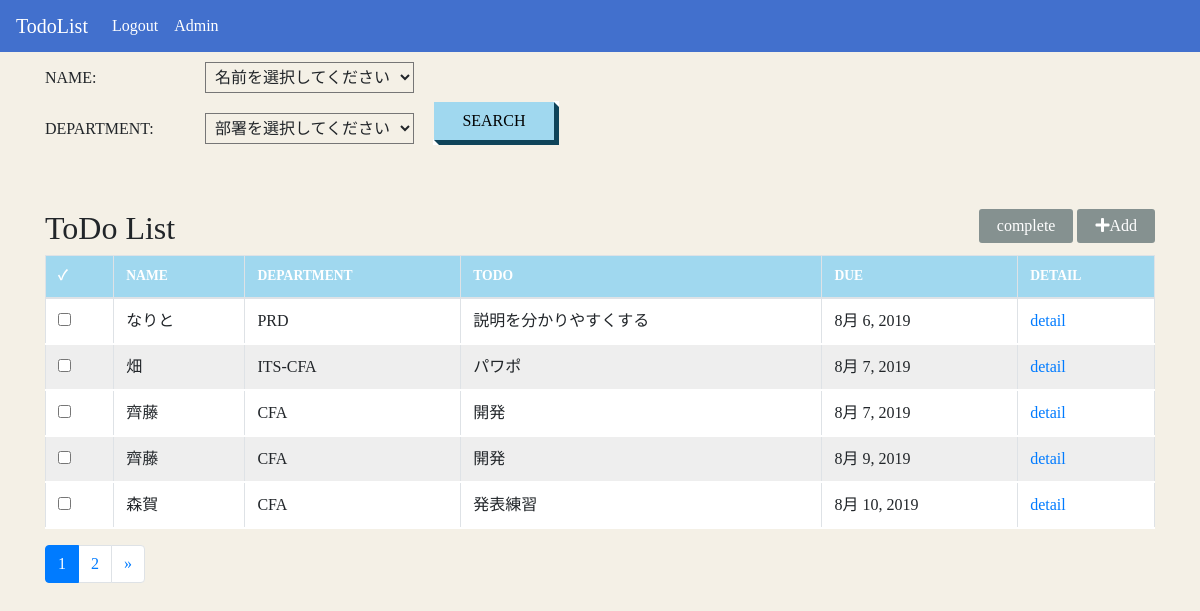
Page /list/ on the committed database.
### employee/models.py (models this page shows)
class Employee(models.Model):
    name = models.CharField('名前', max_length=50)
    department = models.ForeignKey(
        Department, verbose_name = '部署', on_delete=models.PROTECT,
    )
    todo = models.CharField('TODO', max_length=50)
    due = models.DateField('期日', default=timezone.now)
    tododetail = models.CharField('詳細', max_length=100, default='---')
    complete = models.BooleanField(default=False)
    created_at = models.DateTimeField('日付', default=timezone.now)
    def __str__(self):
        return '{0}{1}{2}{3}'.format(self.name, self.department, self.todo, self.due)

class Department(models.Model):
    name = models.CharField('部署名' ,max_length=20)
    def __str__(self):
        return self.name

### employee/views.py (the view)
# urls.py: path('list/', views.IndexView.as_view(), name = 'index'),
class IndexView(generic.ListView):
    model = Employee
    paginate_by = 5
    def get_context_data(self):
        context = super().get_context_data()
        context['form'] = SearchForm(self.request.GET)   # 空欄でも良いが、次のページでも選択内容を
        return context
    def get_queryset(self):#全てのデータを取得
        form = SearchForm(self.request.GET)
        form.is_valid()  # required=Falseなのでifではないが、これをしないと、cleaned_dataができない!!!
        queryset = super().get_queryset()
        queryset = Employee.objects.order_by("due")
        queryset = queryset.filter(complete=False)
        try:
            complete_checked = self.request.GET['complete']
            if complete_checked != "":
                change = Employee.objects.get(pk=complete_checked)
                print(555555555555,change)
                change.complete = True
                print(555555555555,change)
                change.save()
        except:
            pass
        department = form.cleaned_data['department']
        if department != None:#部署が選択されていれば
            queryset = queryset.filter(department=self.request.GET['department'])
        try:
            name = self.request.GET['name']
            if name != "":
                queryset = queryset.filter(name=self.request.GET['name'])
        except:
            print("except")
            queryset = queryset
            print(queryset)
        return queryset

### employee/forms.py
class SearchForm(forms.Form):
    name = forms.ModelChoiceField(
        queryset=Employee.objects.values_list('name', flat=True),
        label='名前',
        empty_label='名前を選択してください',
        required=False#必須にしたいかどうか
        )
    department = forms.ModelChoiceField(
        queryset=Department.objects,
        label='部署',
        empty_label='部署を選択してください',
        required=False
        )

### employee/templatetags/mytag.py (called while the page is built)
@register.simple_tag
def url_replace(request, field, value):
    url_dict = request.GET.copy()
    url_dict[field] = value
    return url_dict.urlencode()

### employee/templates/employee/employee_list.html (shortened to what this page needs)
{% extends 'employee/base.html' %}
{% block content %}
{% load static %}
<link rel="stylesheet" type="text/css" href="{% static 'employee/form.css' %}">
<link rel="stylesheet" href="https://use.fontawesome.com/releases/v5.6.3/css/all.css">
<form class="search" id="search" action="" method="GET">
  <div class="search_form">
    <div class="ch">
      <div class="label">NAME:</div><div class="select">{{form.name}}</div>
    </div>
    <div class="ch">
      <div class="label">DEPARTMENT:</div><div class="select">{{form.department}}</div>
    </div>
  </div>
  <a class="btn-square-slant"><input type="submit" value="SEARCH"></a>
</form>
<div class="list">
  <form action="" method="get" name="complete_check">
<div class="add">
    <input type="submit" value='complete' class="add_btn complete">
  <a href="{% url 'employee:post' %}"><button type="button" class="add_btn" ><i class="fas fa-plus"></i>Add</button></a>
</div>
  <h2 class="title">ToDo List</h2>
  <table class="table table-bordered mt-4">
    <thead>
      <tr>
        <th>✓</th>
        <th>NAME</th>
        <th>DEPARTMENT</th>
        <th>TODO</th>
        <th>DUE</th>
        <th>DETAIL</th>
      </tr>
    </thead>
    <tbody>
      {% for employee in employee_list %}
      <tr>
        <td><input type="checkbox" name="complete" value="{{employee.pk}}"></td>
        <td>{{employee.name}}</td>
        <td>{{employee.department}}</td>
        <td>{{employee.todo}}</td>
        <td>{{employee.due}}</td>
        <td><a href="{% url 'employee:detail' %}">detail</a></td>
      </tr>
      {% endfor %}
    </tbody>
  </table>
  </form>
</div>
{% include 'employee/page5.html' %}
{% endblock %}

### employee/templates/employee/base.html (shortened to what this page needs)
<!doctype html>
<html lang="ja">
  <head>
    <link rel="stylesheet" href="https://maxcdn.bootstrapcdn.com/bootstrap/4.0.0-beta.2/css/bootstrap.min.css">
    {% load static %}
    <link rel="stylesheet" type="text/css" href="{% static 'employee/base.css' %}">
  </head>
  <body>
    <nav class="navbar navbar-expand-lg navbar-light bg-light">
      <a class="navbar-brand" href="#">TodoList</a>
      <div class="collapse navbar-collapse" id="navbarSupportedContent">
        <ul class="navbar-nav mr-auto">
          <li class="nav-item" >
            <a class="nav-link" href="http://127.0.0.1:8080/">Logout</a>
          </li>
          <li class="nav-item">
            <a class="nav-link" href="{% url 'admin:index' %}">Admin</a>
          </li>
        </ul>
      </div>
    </nav>
    <div class="container">
      {% block content %}
      {% endblock %}
    </div>
  </body>
</html>

### employee/templates/employee/page5.html (shortened to what this page needs)
{% load mytag %}
<nav aria-label="Page navigation">
  <ul class="pagination">
      {% for link_page in page_obj.paginator.page_range %}
        {% if link_page == page_obj.number %}
          <li class="page-item active">
            <a class="page-link" href="?{% url_replace request 'page' link_page %}">
              {{ link_page }}
            </a>
          </li>
        {% else %}
          <li class="page-item">
            <a class="page-link" href="?{% url_replace request 'page' link_page %}">
              {{ link_page }}
            </a>
          </li>
        {% endif %}
      {% endfor %}
      {% if page_obj.has_next %}
        <li class="page-item">
        <a class="page-link" href="?{% url_replace request 'page' page_obj.next_page_number %}" aria-label="Next">
          <span aria-hidden="true">&raquo;</span>
        </a>
      </li>
      {% endif %}
  </ul>
</nav>

### employee/static/employee/base.css (style rules this page uses)
body { background: #2980B9; background: -webkit-linear-gradient(to bottom, #FFFFFF, #6DD5FA, #2980B9); background: linear-gradient(to bottom, #FFFFFF, #6DD5FA, #2980B9); }
a { font-family: Century Gothic; }
body { font-family: Century Gothic; line-height: 1.25; }
table { border-collapse: collapse; margin: 0 auto; padding: 0; width: 650px; }
table tr { background-color: #fff; border-bottom: 2px solid #fff; }
table tr:nth-child(even) { background-color: #eee; }
table th, table td { padding: .35em 1em; }
table thead th { font-size: .85em; padding: 1em; }
table thead tr { background-color: #A0D8EF; color:#fff; }

### employee/static/employee/form.css (style rules this page uses)
body { background: #F4F0E6; }
.bg-light { background: #4270CD !important; }
.navbar-brand, .nav-link { color: #FFF !important; }
.search { display: inline-block; }
.search_form { float: left; }
.search select { display: block; margin: 10px; padding: 5px; outline:none; text-indent: 0.01px; text-overflow: ''; background: none transparent; vertical-align: middle; font-size: inherit; color: inherit; -webkit-appearance: button; -moz-appearance: button; appearance: button; }
.search option { background-color: #fff; color: #333; }
.label { display: inline-block; width: 150px; margin: 0; }
.select { display: inline-block; }
.btn-square-slant input { background-color: transparent; border: None; }
.btn-square-slant { float: right; margin-top: 50px; margin-left: 10px; display: inline-block; position: relative; padding: 0.5em 1.4em; text-decoration: none; background: #a0d8ef; color: white; border-bottom: solid 5px #0f445a; border-right: solid 5px #0f445a; }
.btn-square-slant:before { content: " "; position: absolute; bottom: -5px; left: -1px; width: 0; height: 0; border-width: 0 6px 6px 0px; border-style: solid; border-color: transparent; border-bottom-color: #FFF; }
.btn-square-slant:after { content: " "; position: absolute; top: -1px; right: -5px; width: 0; height: 0; border-width: 0px 6px 6px 0px; border-style: solid; border-color: #FFF; border-bottom-color: transparent; }
.add_btn { display: inline-block; padding: 0.3em 1em; text-decoration: none; color: white; border: solid 2px #859190; background: #859190; border-radius: 3px; transition: .4s; }
.title { float:left; }
.add { float: right; }
.list { margin-top: 50px; }

### rows in the picture
Employee: name "なりと", department "PRD", todo "説明を分かりやすくする", due "8月 6, 2019"
Employee: name "畑", department "ITS-CFA", todo "パワポ", due "8月 7, 2019"
Employee: name "齊藤", department "CFA", todo "開発", due "8月 7, 2019"
Employee: name "齊藤", department "CFA", todo "開発", due "8月 9, 2019"
Employee: name "森賀", department "CFA", todo "発表練習", due "8月 10, 2019"

### other values in the picture
{{ link_page }} "1"
{{ link_page }} "2"
